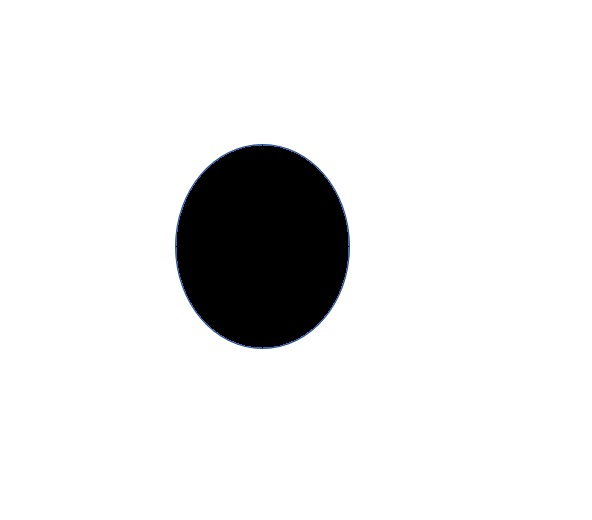
#> input picture fig1.jpg, 592 x 520 px
$ python Angle.py
#> lines starting #> are read from the running program, lines starting #| are printed output that depends on the picture
# -*- coding: utf-8 -*-
"""
Created on Tue Jan  9 10:21:42 2018

@author: Maximilien
"""

import sys
from PIL import Image, ImageDraw
"""from scipy import misc"""
from numpy import sqrt

def Norme(p1,p2,p3,p4):
    n = sqrt((p1[0]-p3[0])*(p1[0]-p3[0]) + (p2[0]-p4[0])*(p2[0]-p4[0]))
    return n


import matplotlib.pyplot as plt

# ouverture du fichier image

ImageFile1 = 'fig1.jpg'
ImageFile2 = 'fig2.jpg'

try:

  img1 = Image.open(ImageFile1)
#> img1 is the input picture: PIL image 592x520 RGB; mean R, G, B 231.9, 232, 232.1
  img2 = Image.open(ImageFile2)
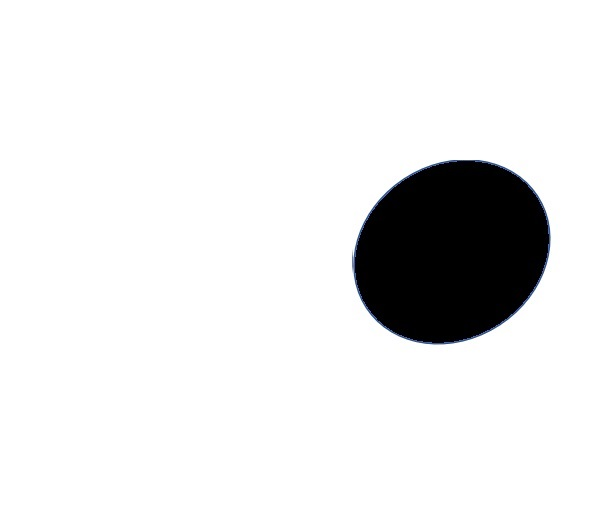
#> input picture fig2.jpg, 592 x 520 px
#> img2 is the input picture: PIL image 592x520 RGB; mean R, G, B 231.7, 231.8, 232
except IOError:

  print ('Erreur')

  sys.exit(1)

# affichage des caractéristiques de l'image

# récupération de la largeur et hauteur de l'image
colonne,ligne = img1.size
#> colonne = 592; ligne = 520

# création des images intermédiaires
imgS = Image.new(img1.mode,img1.size)
#> imgS: PIL image 592x520 RGB; every value is 0

xmax=0
xmin=colonne
#> xmin = 592
ymax=0
ymin=0
done=0

seuilx1=0
seuilx2=0
seuily1=0
seuily2=0
for i in range(ligne):
    for j in range(colonne):
        pixel1 = img1.getpixel((j,i)) # récupération du pixel
        pixel2 = img2.getpixel((j,i)) # récupération du pixel
        if pixel1[0]==0 and seuily1<i:
            seuily1=i
            seuilx1=j
        if pixel2[0]==0 and seuily2<i:
            seuily2=i
            seuilx2=j
#> after the loop, seuilx1 = 262; seuilx2 = 432; seuily1 = 347; seuily2 = 342
ecart=0
if seuilx2-seuilx1>30:
    ecart=seuilx2-seuilx1
#> ecart = 170
print (ecart)
#| 170
# transformation de l'image couleur en niveau de gris
for i in range(ligne):
    for j in range(colonne-ecart):
        pixel1 = img1.getpixel((j,i)) # récupération du pixel
        pixel2 = img2.getpixel((j+ecart,i)) # récupération du pixel
        red=pixel2[0]-pixel1[0]
        green=pixel2[1]-pixel1[1]
        blue=pixel2[2]-pixel1[2]

        if red+green+blue>-50 and red+green+blue<50:#peut être grossit
            p=(255,255,255)
        else:
            if red>0: # on regarde si la forme vient de la première ou deuxième photo
                p=(255,0,0)
            else:
                p=(0,255,0)
            if done==0:
                ymin=i
                done=1
            if xmin>j:
                xmin=j
            if xmax<j:
                xmax=j
            if ymax<i:
                ymax=i
        imgS.putpixel((j,i), p)
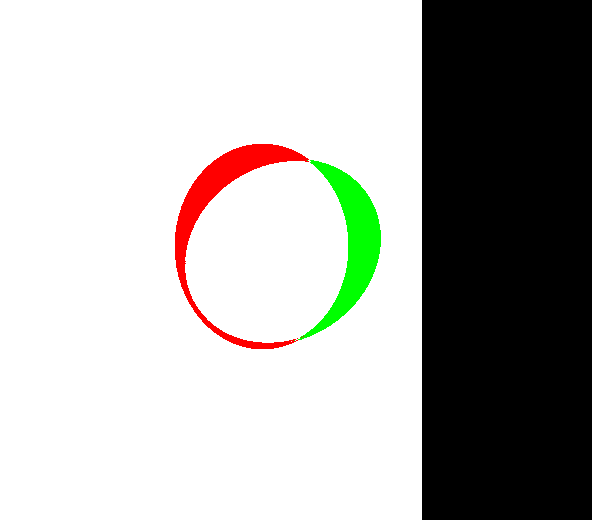
#> imgS: PIL image 592x520 RGB; mean R, G, B 177.9, 177.8, 173.9
#> after the loop, done = 1; xmax = 380; xmin = 175; ymax = 348; ymin = 144
for i in range(ligne):
    for j in range(colonne-ecart,colonne):
        p=(255,255,255)
        # composition de la nouvelle image
        imgS.putpixel((j,i), p)
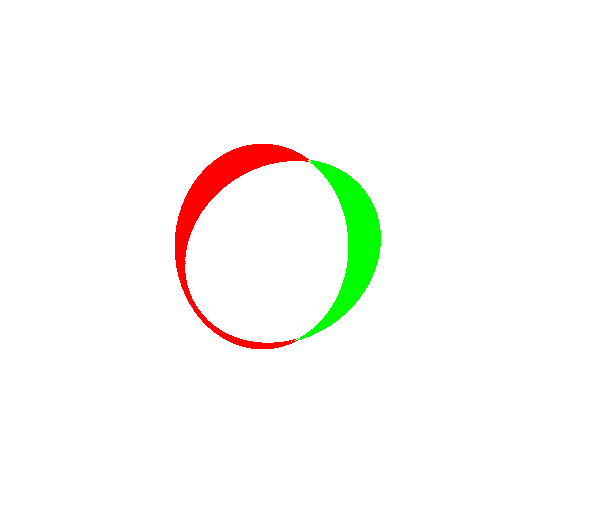
#> imgS: PIL image 592x520 RGB; mean R, G, B 251.1, 251, 247.1


plt.imshow(imgS)

tete={'top_left':0,'top_right':0,'bottom_left':0,'bottom_right':0}
draw = ImageDraw.Draw(imgS)

draw.line((xmin,ymin, xmin,ymax), fill=128)
draw.line((xmin,ymin, xmax,ymin), fill=128)
draw.line((xmax,ymax, xmax,ymin), fill=128)
draw.line((xmax,ymax, xmin,ymax), fill=128)
draw.line((xmax,ymax, xmax,ymin), fill=128)
draw.line((xmin+int((xmax-xmin)/2),ymax, xmin+int((xmax-xmin)/2),ymin), fill=128)
draw.line((xmax,ymin+int((ymax-ymin)/2), xmin,ymin+int((ymax-ymin)/2)), fill=128)
for i in range(ymin,ymin+int((ymax-ymin)/2)):
    for j in range(xmin,xmin+int((xmax-xmin)/2)):
        pixel = imgS.getpixel((j,i)) # récupération du pixel

        if pixel[1]==255 and pixel[2]==0:
            tete['top_left']=tete['top_left']+1
    for j in range(xmin+int((xmax-xmin)/2),xmax):
        pixel = imgS.getpixel((j,i)) # récupération du pixel

        if pixel[1]==255 and pixel[2]==0:
            tete['top_right']=tete['top_right']+1
#> after the loop, tete = {'top_left': 0, 'top_right': 2525, 'bottom_left': 0, 'bottom_right': 0}

for i in range( ymin+int((ymax-ymin)/2),ymax):
    for j in range(xmin,xmin+int((xmax-xmin)/2)):
        pixel = imgS.getpixel((j,i)) # récupération du pixel

        if pixel[1]==255 and pixel[2]==0:
            tete['bottom_left']=tete['bottom_left']+1

    for j in range(xmin+int((xmax-xmin)/2),xmax):
        pixel = imgS.getpixel((j,i)) # récupération du pixel

        if pixel[1]==255 and pixel[2]==0:
            tete['bottom_right']= tete['bottom_right']+1
#> after the loop, tete = {'top_left': 0, 'top_right': 2525, 'bottom_left': 0, 'bottom_right': 2132}

print (tete)
#| {'top_left': 0, 'top_right': 2525, 'bottom_left': 0, 'bottom_right': 2132}
maxi=0
cle=""
for key in tete:
    if tete[key]>maxi:
        maxi=tete[key]
        cle=key
#> this loop made 4 passes
#> (key, maxi, cle) on pass 2: ('top_right', 2525, 'top_right')
#> key on passes 1, 3, 4: 'top_left', 'bottom_left', 'bottom_right'
#> after the loop, maxi = 2525

print(cle,maxi )
#| top_right 2525
imgS.show()
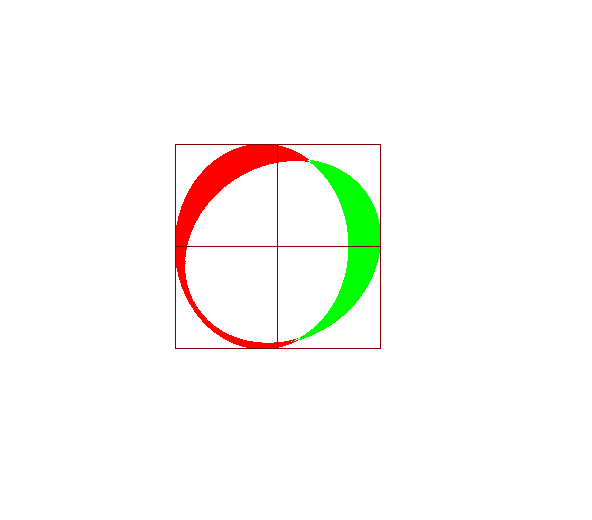
#> shown: PIL image 592x520 RGB; mean R, G, B 250.6, 250.1, 246.2
